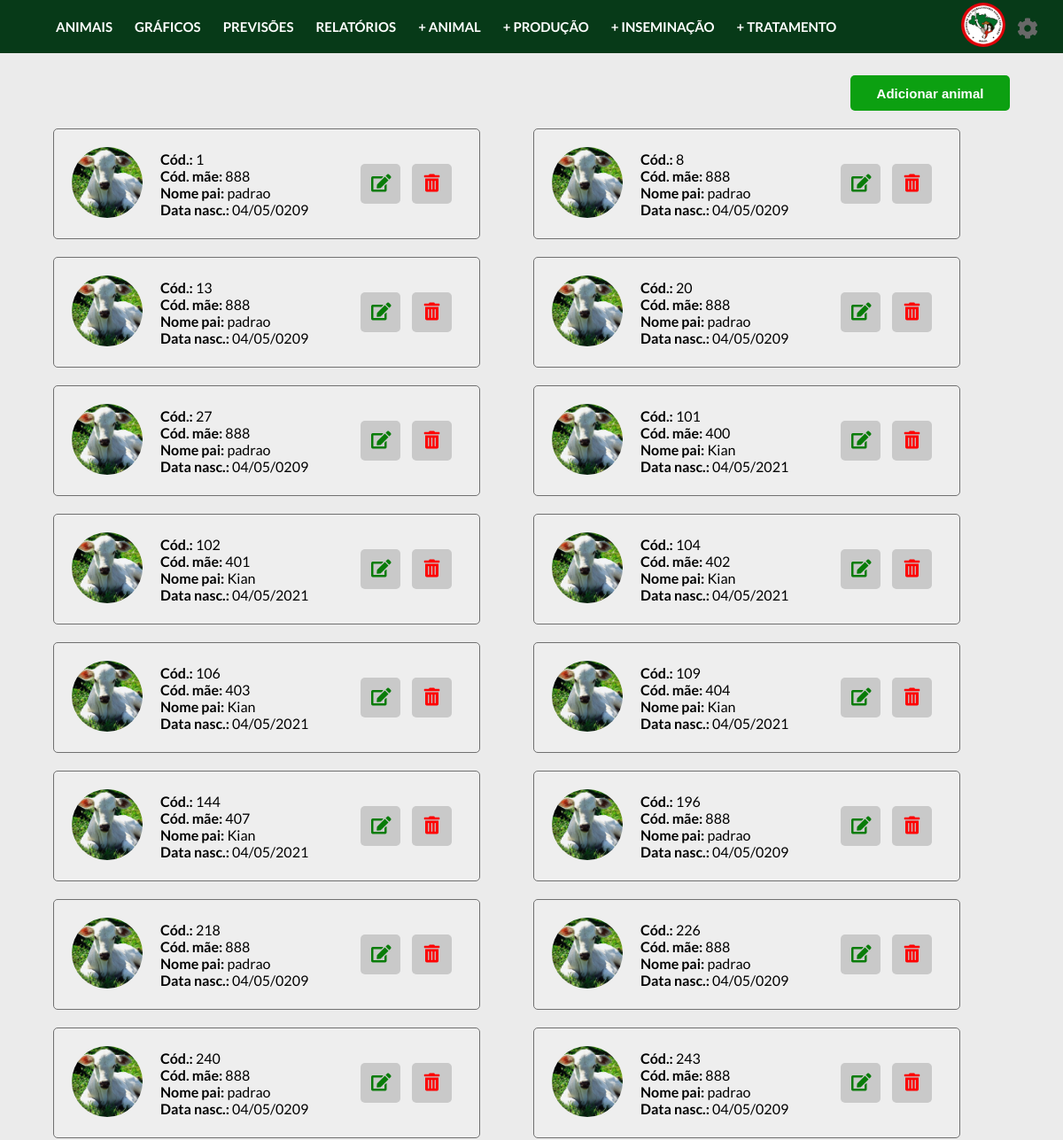
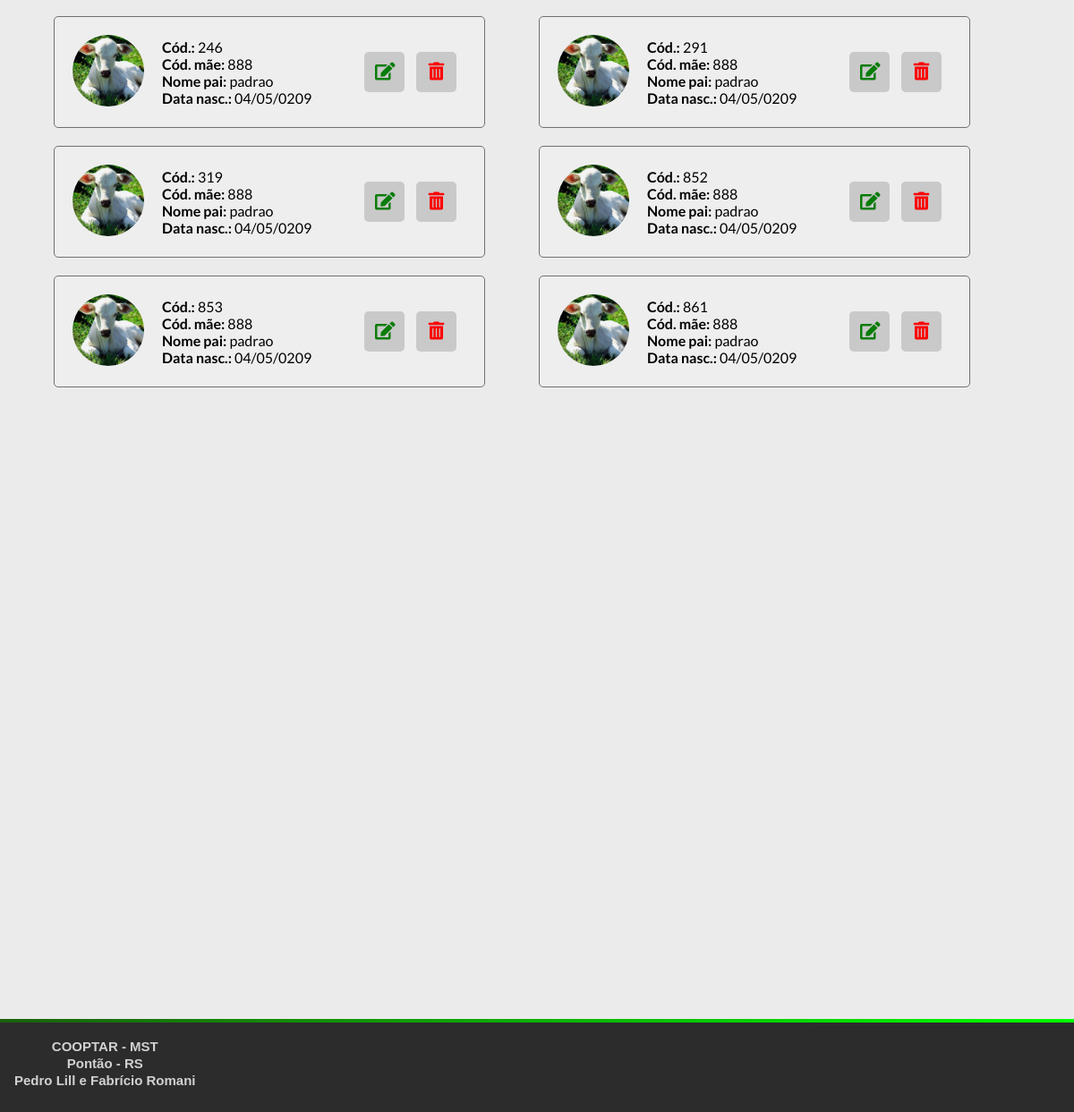
The app's page /controller/views/listaAnimal.php with its own data (2 pictures, top to bottom).
### tables this page shows
create table animal(
  codAnimal INTEGER NOT NULL,
  dtNascimento DATE NOT NULL,
  codMae INTEGER NOT NULL,
  nomePai VARCHAR(30) NOT NULL,
  estadoVida VARCHAR(10) NOT NULL,
  motivoMorte VARCHAR(30) NULL,
  dataMorte DATE NULL,
  nomeImagem VARCHAR(30) NOT NULL,
  PRIMARY KEY (codAnimal)
);

### controller/classes/Conexao.php (called while the page is built)
<?php
    class Conexao{
        public static $conexao;
        public static function conecta(){
            if(!isset(self::$conexao)){
                try{
                    self::$conexao = new PDO("mysql:host=localhost; dbname=projetointegrado", "admcooptar", "12345");
                }
                catch(PDOException $e){
                    echo "Erro de conexão: ". $e->getMessage();
                    die();
                }
            }
            return self::$conexao;
        }
    }
?>

### controller/classes/AnimalDAO.php (called while the page is built, shortened)
<?php
    require_once "Conexao.php";
    require_once "Animal.php";
    class AnimalDAO{
        public $conexao;
        public function __construct(){
            $this->conexao = Conexao::conecta();
        }
        public function listar(){
            try{
                $query = $this->conexao->prepare("select * from animal order by codAnimal");
                $query->execute();
                $registros = $query->fetchAll(PDO::FETCH_CLASS, "Animal");
                return $registros;
            }
            catch(PDOException $e){
                echo "Erro no acesso aos dados: ". $e->getMessage();
            }
        }
    }
?>

### controller/classes/Animal.php (called while the page is built, shortened)
<?php
    class Animal{
        private $codAnimal;
        private $dtNascimento;
        private $codMae;
        private $nomePai;
        private $nomeImagem;
        public function getCodAnimal(){
            return $this->codAnimal;
        }
        public function getDtNascimento(){
            return $this->dtNascimento;
        }
        public function getCodMae(){
            return $this->codMae;
        }
        public function getNomePai(){
            return $this->nomePai;
        }
        public function getNomeImagem(){
            return $this->nomeImagem;
        }
    }
?>

### controller/views/listaAnimal.php (the view, shortened to what this page needs)
<!DOCTYPE html>
<html lang="pt-br">
<head>
  <link href="../css/style.css" rel="stylesheet">
  <link href="../css/adicionar-animal.css" rel="stylesheet">
  <link href="../css/lista-animais.css" rel="stylesheet">
</head>
<body>
<?php require_once("../includes/header.php");?>
<div class="lista_animais">
    <button class="button-form-adicionar-animal" onclick="window.location.href='animalController.php?acao=adiciona'">Adicionar animal</button>
        <?php
        require_once "../controller/classes/AnimalDAO.php";
        $obj = new AnimalDAO();
        $lista = $obj->listar();
        if(count($lista) == 0){
            echo "Nenhuma animal encontrada.";
        }else{
            foreach ($lista as $animal){
        ?>
        <div class="animal">
            <div class="label">
                <div class="animal_img">
                    <img src="../img/<?=$animal->getNomeImagem()?>" alt="imagem_animal">
                </div>
                <div class="animal_descricao">
                    <strong>Cód.: </strong> <?=$animal->getCodAnimal()?> <br>
                    <strong>Cód. mãe: </strong> <?=$animal->getCodMae() ?> <br>
                    <strong>Nome pai: </strong>  <?=$animal->getNomePai() ?> <br>
                    <strong>Data nasc.: </strong> <?=date('d/m/Y', strtotime("+0 days",strtotime($animal->getDtNascimento())));?>
                </div>
                <div>
                    <button class="button-edit" onclick="window.location.href='animalController.php?acao=altera&codAnimal=<?=$animal->getCodAnimal() ?>'"><i class="fa fa-edit fa-1x"></i></button>
                    <button class="button-delete" onclick='verificarExcluir(<?=$animal->getCodAnimal()?>)'><i class="fa fa-trash-alt fa-1x"></i></button>
                </div>
            </div>
        </div>
    <?php
        }
      }
    ?>
  </div>
  <?php require_once("../includes/footer.php");?>
</body>

### includes/header.php (shortened to what this page needs)
<!DOCTYPE html>
<html lang="pt-br">
<head>
    <link href="https://cdnjs.cloudflare.com/ajax/libs/font-awesome/5.11.2/css/all.min.css" rel="stylesheet" />
    <link href="../css/style.css" rel="stylesheet">
    <link href="../css/adicionar-animal.css" rel="stylesheet">
    <link href="../css/lista-animais.css" rel="stylesheet">
    <link href="../css/graficos.css" rel="stylesheet">
    <link href="../css/relatorios.css" rel="stylesheet">
    <link href="../css/previsoes.css" rel="stylesheet">
    <link href="../css/configuracoes.css" rel="stylesheet">
    <link rel="stylesheet" href="../../css/style.css">
    <link rel="stylesheet" href="../../css/login.css">
</head>
<body>
    <header>
        <ul id="PrecisoParajs">
            <li><a href="../controller/animalController.php">Animais</a></li>
            <li><a href="../views/graficos.php">Gráficos</a></li>
            <li><a href="../views/previsoes.php">Previsões</a></li>
            <li><a href="../controller/relatorioController.php?acao=prod&filtroMes=00">Relatórios</a></li>
            <li><a href="../controller/animalController.php?acao=adiciona">+  Animal</a></li>
            <li><a href="../controller/producaoController.php?acao=adiciona">+  Produção</a></li>
            <li><a href="../controller/inseminacaoController.php?acao=adiciona">+  Inseminação</a></li>
            <li><a href="../controller/tratamentoController.php?acao=adiciona">+  Tratamento</a></li>
        </ul>
        <a class="icone-configuracoes" href="../views/configuracoes.php"><i class="fas fa-cog"></i></a>
        <a class="logo-header" href="../index.php"><img title="Logo do mst" src="/img/mst.png" /></a>
    </header>
</body>

### includes/footer.php (shortened to what this page needs)
<!DOCTYPE html>
<html lang="pt-br">
<head>
    <link href="../css/footer.css" rel="stylesheet">
</head>
<body>
    <footer>
        <div class="container__footer">
            <div class="container__text">
                <span>COOPTAR - MST</span><br>
                <span>Pontão - RS</span><br>
                <span>Pedro Lill e Fabrício Romani</span><br>
            </div>
        </div>
    </footer>
</body>

### css/style.css (style rules this page uses)
:root { --primary-color: #073a18; }
body { font-family: 'Lato', sans-serif; margin: 0; transition: transform 0.3s; background-color: #ebebeb; }
header { background-color: var(--primary-color); color: #fff; font-size: 130%; height: 60px; position: relative; padding: 0px 15px; }
header ul { width: 80vw; list-style-type: none; margin: 0; text-decoration: none; }
header ul li { list-style: none; padding-top:15px; display: inline-block; }
header ul li a { padding: 8px; font-size:15px; font-weight: 600; color: #fff; text-decoration: none; transition: 0.5s; line-height: 25px; border-radius: 4px; text-transform: uppercase; margin-right: 5px; }
button, input[type='submit'] { border: 0; border-radius: 5px; color: #fff; cursor: pointer; padding: 8px 12px; }
.logo-header { float: right; margin-right: 0px; margin-top:-40px; }
.logo-header img { border-radius: 40px; width: 50px; height: 50px; margin-top: 0px; }

### css/adicionar-animal.css (style rules this page uses)
.button-form-adicionar-animal { background-color: #0ca011; color: white; padding: 10px; margin: 15px 0 0 10vw; border: none; cursor: pointer; width: 15vw; margin-left: 80vw; height: 40px; font-size: 15px; font-weight: bold; }

### css/lista-animais.css (style rules this page uses)
.lista_animais { display: flex; flex-direction: row; justify-content: flex-start; flex-wrap: wrap; margin-top: 10px; }
.animal { cursor: pointer; width: 40vw; font-size: 15px; background-color: #eeeeee; border: 1px solid #707070; margin: 20px 0 0 5vw; border-radius: 5px; transition: 0.3s; }
.animal img { height: 80px; width: 80px; border-radius: 40px; margin: 0px 20x 0 20px; }
.animal .label { display: flex; padding: 20px; align-items: center; }
.animal_descricao { margin-left: 20px; font-size: 16px; width: 40%; display: block; flex-direction: column; }
.button-delete { background-color: #8888885f; color: #ff0000; font-size: 20px; font-weight: 200; width: 45px; height: 45px; margin-left: 10px; }
.button-edit { background-color: #8888885f; color: #097c09; font-size: 20px; font-weight: 200; width: 45px; height: 45px; margin-left: 50px; }

### css/configuracoes.css (style rules this page uses)
.icone-configuracoes { text-decoration: none; font-size:25px; padding: 13px; margin-top: -40px; float: right; }
.icone-configuracoes i { color: rgb(104, 104, 104); font-size:24px; }

### css/login.css (style rules this page uses)
a { text-decoration: none; color: #212121; }

### css/footer.css (style rules this page uses)
footer { background-color: #2c2c2c; position: relative; bottom: 0; top: 6px; height: 100px; width: 100%; border-top: 4px solid; border-image-source: linear-gradient(-90deg, #00ff00, #1a610b); border-image-slice: 1; margin-top: 700px; }
.container__footer { display: flex; justify-content: space-between; align-items: center; padding: 2vh; }
.container__text { flex-direction: column; text-align: center; height: 100%; justify-content: center; align-content: center; }
.container__text span { font-size: 15px; color: rgb(209, 209, 209); font-weight: bold; font-family: "Montserrat Bold", Helvetica, sans-serif; }
.container__text span:not(:first-child) { margin-top: 4px; }

### records on screen
animal: nomeImagem (picture), codAnimal "1", codMae "888", nomePai "padrao", dtNascimento "04/05/0209"
animal: nomeImagem (picture), codAnimal "8", codMae "888", nomePai "padrao", dtNascimento "04/05/0209"
animal: nomeImagem (picture), codAnimal "13", codMae "888", nomePai "padrao", dtNascimento "04/05/0209"
animal: nomeImagem (picture), codAnimal "20", codMae "888", nomePai "padrao", dtNascimento "04/05/0209"
animal: nomeImagem (picture), codAnimal "27", codMae "888", nomePai "padrao", dtNascimento "04/05/0209"
animal: nomeImagem (picture), codAnimal "101", codMae "400", nomePai "Kian", dtNascimento "04/05/2021"
animal: nomeImagem (picture), codAnimal "102", codMae "401", nomePai "Kian", dtNascimento "04/05/2021"
animal: nomeImagem (picture), codAnimal "104", codMae "402", nomePai "Kian", dtNascimento "04/05/2021"
animal: nomeImagem (picture), codAnimal "106", codMae "403", nomePai "Kian", dtNascimento "04/05/2021"
animal: nomeImagem (picture), codAnimal "109", codMae "404", nomePai "Kian", dtNascimento "04/05/2021"
animal: nomeImagem (picture), codAnimal "144", codMae "407", nomePai "Kian", dtNascimento "04/05/2021"
animal: nomeImagem (picture), codAnimal "196", codMae "888", nomePai "padrao", dtNascimento "04/05/0209"
animal: nomeImagem (picture), codAnimal "218", codMae "888", nomePai "padrao", dtNascimento "04/05/0209"
animal: nomeImagem (picture), codAnimal "226", codMae "888", nomePai "padrao", dtNascimento "04/05/0209"
animal: nomeImagem (picture), codAnimal "240", codMae "888", nomePai "padrao", dtNascimento "04/05/0209"
animal: nomeImagem (picture), codAnimal "243", codMae "888", nomePai "padrao", dtNascimento "04/05/0209"
animal: nomeImagem (picture), codAnimal "246", codMae "888", nomePai "padrao", dtNascimento "04/05/0209"
animal: nomeImagem (picture), codAnimal "291", codMae "888", nomePai "padrao", dtNascimento "04/05/0209"
animal: nomeImagem (picture), codAnimal "319", codMae "888", nomePai "padrao", dtNascimento "04/05/0209"
animal: nomeImagem (picture), codAnimal "852", codMae "888", nomePai "padrao", dtNascimento "04/05/0209"
animal: nomeImagem (picture), codAnimal "853", codMae "888", nomePai "padrao", dtNascimento "04/05/0209"
animal: nomeImagem (picture), codAnimal "861", codMae "888", nomePai "padrao", dtNascimento "04/05/0209"
